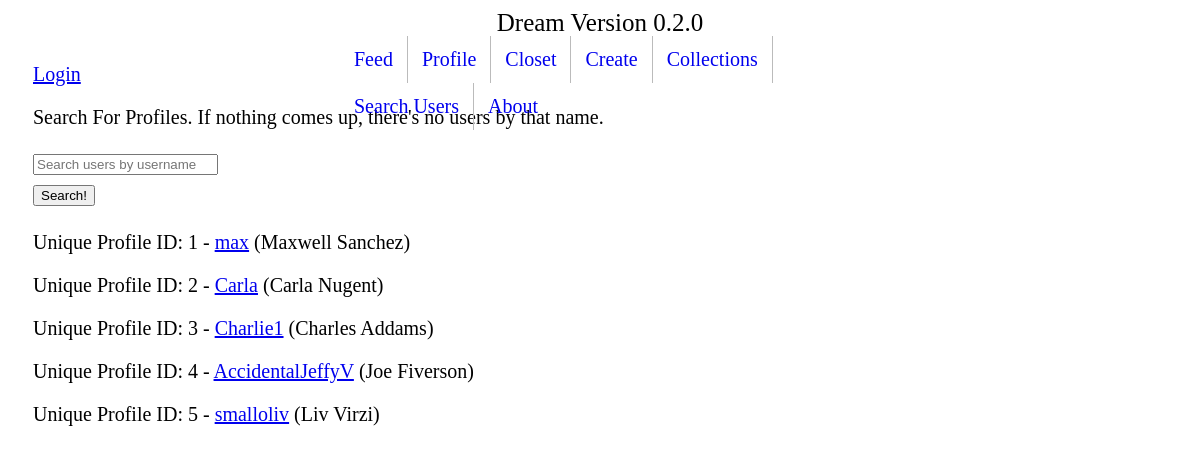
The page /userprofiles/ on the database as committed earlier.
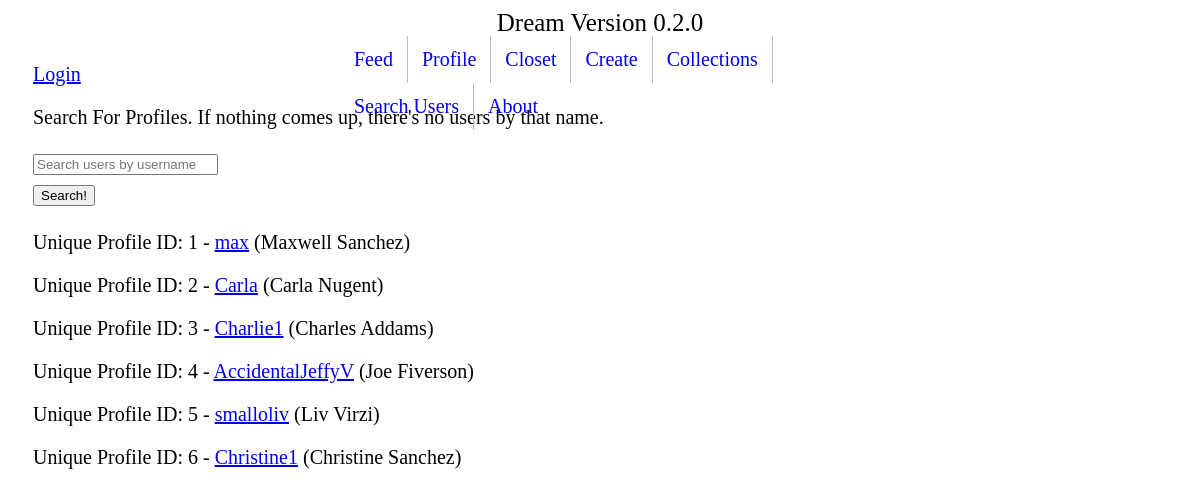
The same page on the database as committed later.
### userprofiles/models.py (models this page shows, shortened)
class DreamUser(models.Model):
    user = models.OneToOneField(User, on_delete=models.CASCADE)
    follows = models.ManyToManyField('DreamUser', related_name='user_followed_by', blank=True)
    image = models.ImageField(upload_to='profile-image', blank=True)
    def get_absolute_url(self):
        return reverse('userprofiles:profile', kwargs={"pk": self.pk})

### userprofiles/views.py (the view)
# urls.py: path('', AllProfilesView.as_view(), name='all-profiles'),  # just for debugging, only for staff
class AllProfilesView(ListView, LoginRequiredMixin):
    template_name = 'userprofiles/all_profiles.html'
    def get_queryset(self):
        return_queryset = DreamUser.objects.all()  # eventually change this since there will be too many
        try:
            query = self.request.GET["q"]
        except KeyError:
            return return_queryset
        if query:
            return_queryset = return_queryset.filter(user__username__icontains=query)
        return return_queryset

### userprofiles/templates/userprofiles/all_profiles.html
{% extends 'base.html' %}
{% block content %}
<p>Search For Profiles. If nothing comes up, there's no users by that name.</p>
<form method='GET' action=''>
    <input type="text" name="q" placeholder="Search users by username"/>
    <br/>
    <input type="submit" value="Search!"/>
</form>
{% for instance in object_list %}
<p> Unique Profile ID: {{ instance.id }} - <a href='{{ instance.get_absolute_url }}'>{{ instance.user.username }}</a> ({{ instance.user.first_name }} {{ instance.user.last_name }})</p>
{% endfor %}
{% endblock %}

Rows that differ between the two databases and show on the page:
added DreamUser: id "6", user.username "Christine1", user.first_name "Christine", user.last_name "Sanchez"
